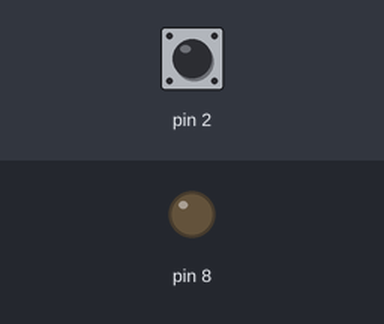
The sketch below on a simulated Arduino Uno, built with avr-gcc and run on an emulated ATmega328P. Shown: output pins drawn as LEDs (lit = HIGH). Inputs (shaded band) come from the test bench; at power-on: pin 2 HIGH. What the sketch prints to the serial monitor is not drawn.

Above: at 1.2 s.
1.3 s: pin 2 pulled LOW for 0.15 s
At 1.38 s:
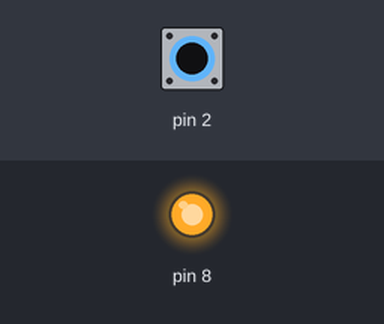
2.9 s: pin 2 pulled LOW for 3.2 s
At 7.3 s:
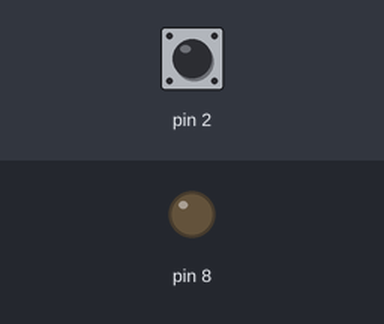
Timing chart, 0 to 8.8 s (numbered marks = the images above; inputs shaded):
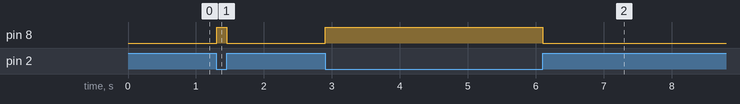

The sketch:

5_Led_Button_UNO.ino
```cpp
void setup() {
  Serial.begin(9600);
  pinMode(2, INPUT_PULLUP);
  pinMode(8, OUTPUT);
}

void loop() {
  int pushed = digitalRead(2);
  Serial.println(pushed);
  if (pushed == LOW){
    digitalWrite(8, HIGH);
  }
  else{
    digitalWrite(8, LOW);
  }
}
```

Measured:
- after the input at 1.3 s, pin 8: LOW → HIGH at once, → LOW 0.15 s later
- after the input at 2.9 s, pin 8: LOW → HIGH at once, → LOW 3.2 s later
